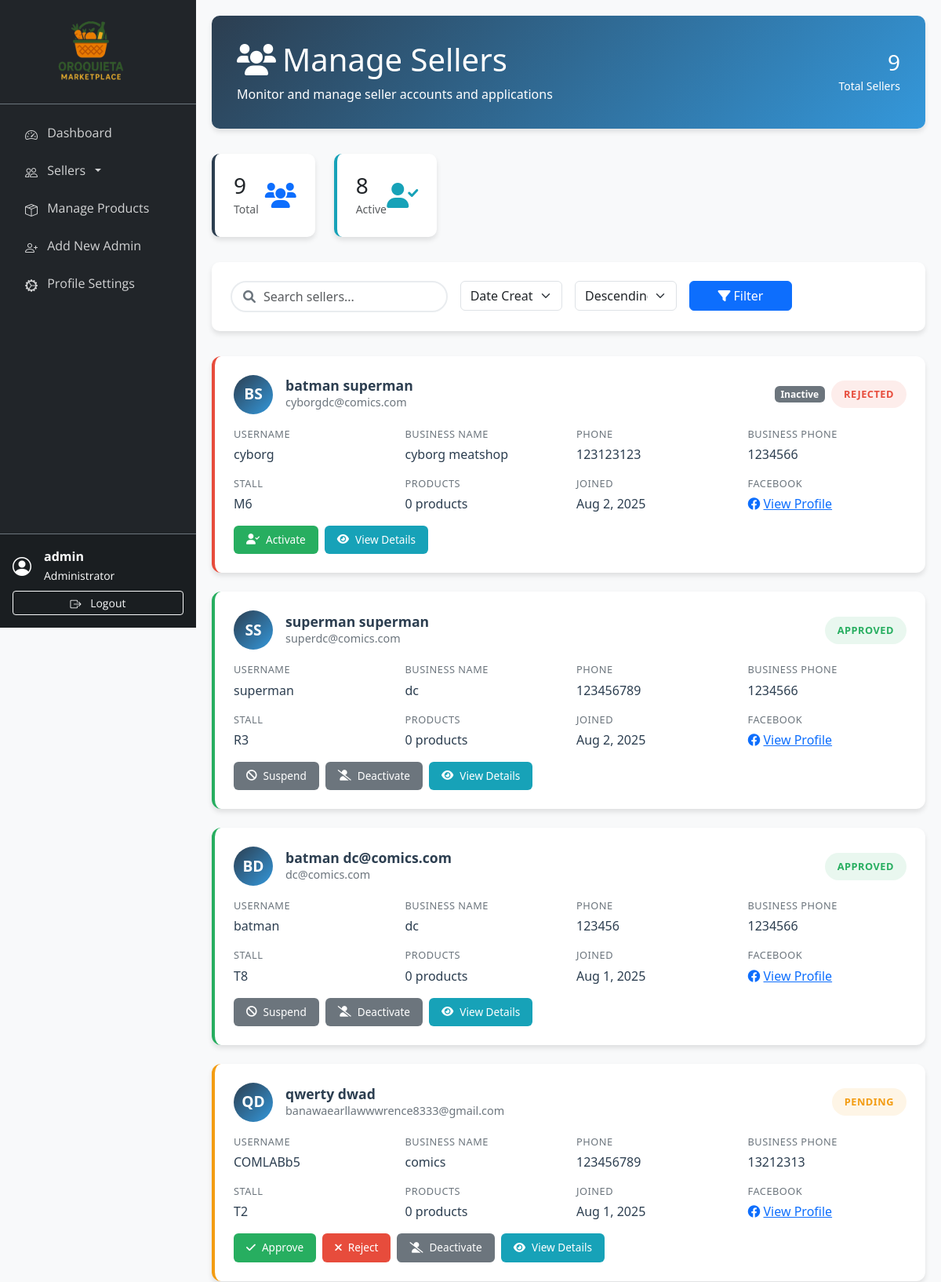
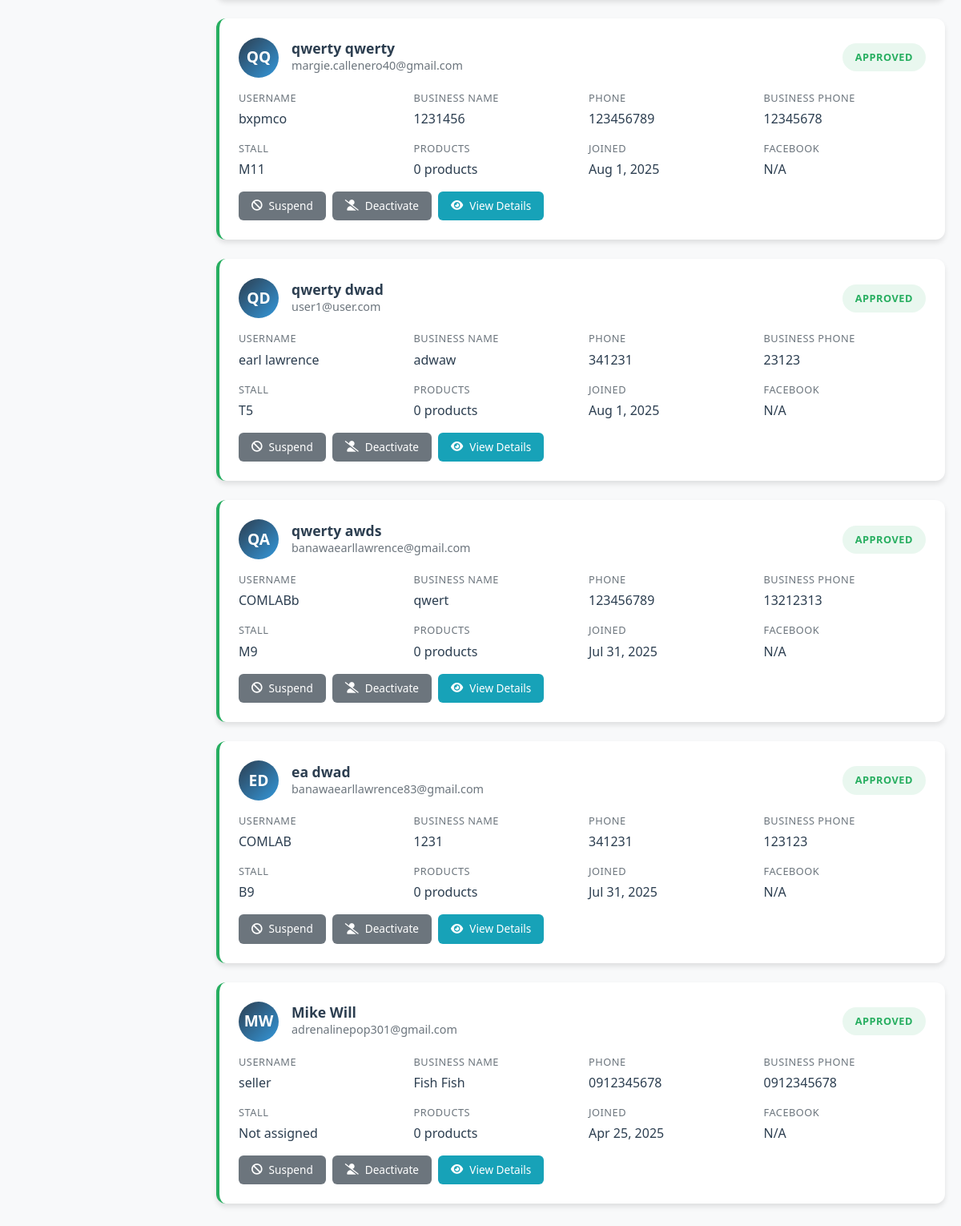
The page /admin/manage_sellers.php (signed in) on the database its author committed (2 pictures, top to bottom).
### tables this page shows
CREATE TABLE `sellers` (
  `id` int(11) NOT NULL,
  `username` varchar(50) NOT NULL,
  `email` varchar(100) NOT NULL,
  `password` varchar(255) NOT NULL,
  `first_name` varchar(50) DEFAULT NULL,
  `last_name` varchar(50) DEFAULT NULL,
  `phone` varchar(20) DEFAULT NULL,
  `address` text DEFAULT NULL,
  `profile_image` varchar(255) DEFAULT NULL,
  `facebook_url` varchar(255) DEFAULT NULL,
  `is_active` tinyint(1) DEFAULT 1,
  `status` enum('pending','approved','rejected','suspended') DEFAULT 'pending',
  `created_at` timestamp NOT NULL DEFAULT current_timestamp(),
  `updated_at` timestamp NOT NULL DEFAULT current_timestamp() ON UPDATE current_timestamp()
);

### admin/manage_sellers.php (the view, shortened to what this page needs)
<?php
require_once '../includes/db_connect.php';
$search_query = $_GET['search'] ?? '';
$sort_by = $_GET['sort'] ?? 'created_at';
$sort_order = $_GET['order'] ?? 'DESC';
$where_conditions = [];
$params = [];
$where_clause = !empty($where_conditions) ? 'WHERE ' . implode(' AND ', $where_conditions) : '';
$valid_sorts = ['created_at', 'username', 'status', 'first_name', 'last_name'];
$sort_by = in_array($sort_by, $valid_sorts) ? $sort_by : 'created_at';
$sort_order = in_array(strtoupper($sort_order), ['ASC', 'DESC']) ? strtoupper($sort_order) : 'DESC';
$query = "
    SELECT
        s.*,
        sa.business_name,
        sa.business_phone,
        sa.selected_stall,
        st.stall_number,
        (SELECT COUNT(*) FROM products p WHERE p.seller_id = s.id) as product_count
    FROM sellers s
    LEFT JOIN seller_applications sa ON s.id = sa.seller_id
    LEFT JOIN stalls st ON sa.selected_stall = st.stall_number
    {$where_clause}
    ORDER BY s.{$sort_by} {$sort_order}
";
$stmt = $pdo->prepare($query);
$stmt->execute($params);
$sellers = $stmt->fetchAll(PDO::FETCH_ASSOC);
$stats_query = "
    SELECT
        COUNT(*) as total,
        SUM(CASE WHEN is_active = 1 THEN 1 ELSE 0 END) as active
    FROM sellers
";
$stats_stmt = $pdo->query($stats_query);
$stats = $stats_stmt->fetch(PDO::FETCH_ASSOC);
?>
<!DOCTYPE html>
<html lang="en">
<head>
    <link href="https://cdn.jsdelivr.net/npm/bootstrap@5.3.0/dist/css/bootstrap.min.css" rel="stylesheet">
    <link href="https://cdnjs.cloudflare.com/ajax/libs/font-awesome/6.0.0/css/all.min.css" rel="stylesheet">
    <link href="https://cdn.jsdelivr.net/npm/bootstrap-icons@1.10.0/font/bootstrap-icons.css" rel="stylesheet">
</head>
<body>
    <?php include 'sidebar.php'; ?>
    <div class="main-content">
        <div class="page-header">
            <div class="d-flex justify-content-between align-items-center">
                <div>
                    <h1 class="mb-2"><i class="fas fa-users me-2"></i>Manage Sellers</h1>
                    <p class="mb-0">Monitor and manage seller accounts and applications</p>
                </div>
                <div class="text-end">
                    <h3 class="mb-0"><?php echo $stats['total']; ?></h3>
                    <small>Total Sellers</small>
                </div>
            </div>
        </div>
        <div class="row stats-row">
            <div class="col-md-2">
                <div class="stat-card">
                    <div class="d-flex justify-content-between align-items-center">
                        <div>
                            <h3 class="mb-0"><?php echo $stats['total']; ?></h3>
                            <small class="text-muted">Total</small>
                        </div>
                        <i class="fas fa-users fa-2x text-primary"></i>
                    </div>
                </div>
            </div>
            <div class="col-md-2">
                <div class="stat-card active">
                    <div class="d-flex justify-content-between align-items-center">
                        <div>
                            <h3 class="mb-0"><?php echo $stats['active']; ?></h3>
                            <small class="text-muted">Active</small>
                        </div>
                        <i class="fas fa-user-check fa-2x" style="color: var(--info-color);"></i>
                    </div>
                </div>
            </div>
        </div>
        <div class="filters-card">
            <form method="GET" class="row g-3">
                <div class="col-md-4">
                    <div class="search-box">
                        <i class="fas fa-search"></i>
                        <input type="text" class="form-control" name="search" placeholder="Search sellers..."
                            value="<?php echo htmlspecialchars($search_query); ?>">
                    </div>
                </div>
                <div class="col-md-2">
                    <select class="form-select" name="sort">
                        <option value="created_at" <?php echo $sort_by === 'created_at' ? 'selected' : ''; ?>>Date Created
                        </option>
                    </select>
                </div>
                <div class="col-md-2">
                    <select class="form-select" name="order">
                        <option value="DESC" <?php echo $sort_order === 'DESC' ? 'selected' : ''; ?>>Descending</option>
                    </select>
                </div>
                <div class="col-md-2">
                    <button type="submit" class="btn btn-primary w-100">
                        <i class="fas fa-filter me-1"></i>Filter
                    </button>
                </div>
            </form>
        </div>
        <div class="sellers-container">
            <?php if (empty($sellers)): ?>
                <div class="empty-state">
                    <i class="fas fa-users"></i>
                    <h3>No sellers found</h3>
                    <p>No sellers match your current filters.</p>
                </div>
            <?php else: ?>
                <?php foreach ($sellers as $seller): ?>
                    <div class="seller-card <?php echo $seller['status']; ?>">
                        <div class="seller-header">
                            <div class="d-flex align-items-center flex-grow-1">
                                <div class="seller-avatar">
                                    <?php
                                    $initials = strtoupper(substr($seller['first_name'] ?: $seller['username'], 0, 1) .
                                        substr($seller['last_name'] ?: '', 0, 1));
                                    echo $initials;
                                    ?>
                                </div>
                                <div class="seller-info">
                                    <h5 class="seller-name">
                                        <?php echo htmlspecialchars($seller['first_name'] . ' ' . $seller['last_name']) ?: htmlspecialchars($seller['username']); ?>
                                    </h5>
                                    <p class="seller-email"><?php echo htmlspecialchars($seller['email']); ?></p>
                                </div>
                            </div>
                            <div class="d-flex align-items-center gap-2">
                                <?php if (!$seller['is_active']): ?>
                                    <span class="badge bg-secondary">Inactive</span>
                                <?php endif; ?>
                                <span class="status-badge status-<?php echo $seller['status']; ?>">
                                    <?php echo ucfirst($seller['status']); ?>
                                </span>
                            </div>
                        </div>
                        <div class="seller-details">
                            <div class="detail-item">
                                <span class="detail-label">Username</span>
                                <span class="detail-value"><?php echo htmlspecialchars($seller['username']); ?></span>
                            </div>
                            <div class="detail-item">
                                <span class="detail-label">Business Name</span>
                                <span
                                    class="detail-value"><?php echo htmlspecialchars($seller['business_name'] ?: 'N/A'); ?></span>
                            </div>
                            <div class="detail-item">
                                <span class="detail-label">Phone</span>
                                <span class="detail-value"><?php echo htmlspecialchars($seller['phone'] ?: 'N/A'); ?></span>
                            </div>
                            <div class="detail-item">
                                <span class="detail-label">Business Phone</span>
                                <span
                                    class="detail-value"><?php echo htmlspecialchars($seller['business_phone'] ?: 'N/A'); ?></span>
                            </div>
                            <div class="detail-item">
                                <span class="detail-label">Stall</span>
                                <span
                                    class="detail-value"><?php echo htmlspecialchars($seller['selected_stall'] ?: 'Not assigned'); ?></span>
                            </div>
                            <div class="detail-item">
                                <span class="detail-label">Products</span>
                                <span class="detail-value"><?php echo $seller['product_count']; ?> products</span>
                            </div>
                            <div class="detail-item">
                                <span class="detail-label">Joined</span>
                                <span
                                    class="detail-value"><?php echo date('M j, Y', strtotime($seller['created_at'])); ?></span>
                            </div>
                            <div class="detail-item">
                                <span class="detail-label">Facebook</span>
                                <span class="detail-value">
                                    <?php if ($seller['facebook_url']): ?>
                                        <a href="<?php echo htmlspecialchars($seller['facebook_url']); ?>" target="_blank"
                                            class="text-primary">
                                            <i class="fab fa-facebook me-1"></i>View Profile
                                        </a>
                                    <?php else: ?>
                                        N/A
                                    <?php endif; ?>
                                </span>
                            </div>
                        </div>
                        <div class="action-buttons">
                            <?php if ($seller['status'] === 'pending'): ?>
                                <button type="button" class="btn-action btn-approve"
                                    onclick="showApproveModal(<?php echo $seller['id']; ?>)">
                                    <i class="fas fa-check"></i>Approve
                                </button>
                                <button type="button" class="btn-action btn-reject"
                                    onclick="showRejectModal(<?php echo $seller['id']; ?>)">
                                    <i class="fas fa-times"></i>Reject
                                </button>
                            <?php endif; ?>
                            <?php if ($seller['status'] === 'approved'): ?>
                                <button type="button" class="btn-action btn-suspend"
                                    onclick="showSuspendModal(<?php echo $seller['id']; ?>)">
                                    <i class="fas fa-ban"></i>Suspend
                                </button>
                            <?php endif; ?>
                            <?php if ($seller['is_active']): ?>
                                <button type="button" class="btn-action btn-suspend"
                                    onclick="showDeactivateModal(<?php echo $seller['id']; ?>)">
                                    <i class="fas fa-user-slash"></i>Deactivate
                                </button>
                            <?php else: ?>
                                <button type="button" class="btn-action btn-approve"
                                    onclick="showActivateModal(<?php echo $seller['id']; ?>)">
                                    <i class="fas fa-user-check"></i>Activate
                                </button>
                            <?php endif; ?>
                            <button type="button" class="btn-action btn-view"
                                onclick="viewSellerDetails(<?php echo $seller['id']; ?>)">
                                <i class="fas fa-eye"></i>View Details
                            </button>
                        </div>
                    </div>
                <?php endforeach; ?>
            <?php endif; ?>
        </div>
    </div>
</body>
</html>

### admin/manage_sellers.php (style rules this page uses)
:root { --primary-color: #2c3e50; --secondary-color: #3498db; --success-color: #27ae60; --warning-color: #f39c12; --danger-color: #e74c3c; --info-color: #17a2b8; --light-bg: #f8f9fa; --card-shadow: 0 4px 6px rgba(0, 0, 0, 0.1); }
body { background-color: var(--light-bg); font-family: 'Segoe UI', Tahoma, Geneva, Verdana, sans-serif; }
.main-content { margin-left: 250px; padding: 20px; transition: margin-left 0.3s ease; }
.page-header { background: linear-gradient(135deg, var(--primary-color), var(--secondary-color)); color: white; padding: 2rem; border-radius: 10px; margin-bottom: 2rem; box-shadow: var(--card-shadow); }
.stats-row { margin-bottom: 2rem; }
.stat-card { background: white; border-radius: 10px; padding: 1.5rem; box-shadow: var(--card-shadow); border-left: 4px solid var(--primary-color); transition: transform 0.2s ease, box-shadow 0.2s ease; }
.stat-card.active { border-left-color: var(--info-color); }
.filters-card { background: white; border-radius: 10px; padding: 1.5rem; margin-bottom: 2rem; box-shadow: var(--card-shadow); }
.seller-card { background: white; border-radius: 12px; padding: 1.5rem; margin-bottom: 1.5rem; box-shadow: var(--card-shadow); transition: transform 0.2s ease, box-shadow 0.2s ease; border-left: 4px solid #dee2e6; }
.seller-card.pending { border-left-color: var(--warning-color); }
.seller-card.approved { border-left-color: var(--success-color); }
.seller-card.rejected { border-left-color: var(--danger-color); }
.seller-header { display: flex; justify-content: space-between; align-items: center; margin-bottom: 1rem; flex-wrap: wrap; }
.seller-avatar { width: 50px; height: 50px; border-radius: 50%; background: linear-gradient(135deg, var(--primary-color), var(--secondary-color)); display: flex; align-items: center; justify-content: center; color: white; font-weight: bold; font-size: 1.2rem; }
.seller-info { flex: 1; margin-left: 1rem; }
.seller-name { font-size: 1.1rem; font-weight: 600; color: var(--primary-color); margin: 0; }
.seller-email { color: #6c757d; font-size: 0.9rem; margin: 0; }
.status-badge { padding: 0.5rem 1rem; border-radius: 20px; font-size: 0.8rem; font-weight: 600; text-transform: uppercase; letter-spacing: 0.5px; }
.status-pending { background-color: rgba(243, 156, 18, 0.1); color: var(--warning-color); }
.status-approved { background-color: rgba(39, 174, 96, 0.1); color: var(--success-color); }
.status-rejected { background-color: rgba(231, 76, 60, 0.1); color: var(--danger-color); }
.seller-details { display: grid; grid-template-columns: repeat(auto-fit, minmax(200px, 1fr)); gap: 1rem; margin: 1rem 0; }
.detail-item { display: flex; flex-direction: column; }
.detail-label { font-size: 0.8rem; color: #6c757d; text-transform: uppercase; letter-spacing: 0.5px; margin-bottom: 0.25rem; }
.detail-value { font-weight: 500; color: var(--primary-color); }
.action-buttons { display: flex; gap: 0.5rem; flex-wrap: wrap; margin-top: 1rem; }
.btn-action { padding: 0.5rem 1rem; border-radius: 6px; border: none; font-size: 0.85rem; font-weight: 500; cursor: pointer; transition: all 0.2s ease; display: inline-flex; align-items: center; gap: 0.5rem; text-decoration: none; }
.btn-approve { background-color: var(--success-color); color: white; }
.btn-reject { background-color: var(--danger-color); color: white; }
.btn-suspend { background-color: #6c757d; color: white; }
.btn-view { background-color: var(--info-color); color: white; }
.search-box { position: relative; }
.search-box .form-control { padding-left: 2.5rem; border-radius: 25px; border: 2px solid #e9ecef; transition: border-color 0.3s ease; }
.search-box i { position: absolute; left: 1rem; top: 50%; transform: translateY(-50%); color: #6c757d; }

### rows shown on the page
sellers: initials "BS", first_name+last_name "batman superman", email "cyborgdc@comics.com", is_active "Inactive", status "REJECTED", username "cyborg", business_name "cyborg meatshop", phone "123123123", business_phone "1234566", selected_stall "M6", product_count "0", created_at "Aug 2, 2025"
sellers: initials "SS", first_name+last_name "superman superman", email "superdc@comics.com", status "APPROVED", username "superman", business_name "dc", phone "123456789", business_phone "1234566", selected_stall "R3", product_count "0", created_at "Aug 2, 2025"
sellers: initials "BD", first_name+last_name "batman dc@comics.com", email "dc@comics.com", status "APPROVED", username "batman", business_name "dc", phone "123456", business_phone "1234566", selected_stall "T8", product_count "0", created_at "Aug 1, 2025"
sellers: initials "QD", first_name+last_name "qwerty dwad", email "banawaearllawwwrence8333@gmail.com", status "PENDING", username "COMLABb5", business_name "comics", phone "123456789", business_phone "13212313", selected_stall "T2", product_count "0", created_at "Aug 1, 2025"
sellers: initials "QQ", first_name+last_name "qwerty qwerty", email "margie.callenero40@gmail.com", status "APPROVED", username "bxpmco", business_name "1231456", phone "123456789", business_phone "12345678", selected_stall "M11", product_count "0", created_at "Aug 1, 2025", facebook_url "N/A"
sellers: initials "QD", first_name+last_name "qwerty dwad", email "user1@user.com", status "APPROVED", username "earl lawrence", business_name "adwaw", phone "341231", business_phone "23123", selected_stall "T5", product_count "0", created_at "Aug 1, 2025", facebook_url "N/A"
sellers: initials "QA", first_name+last_name "qwerty awds", email "banawaearllawrence@gmail.com", status "APPROVED", username "COMLABb", business_name "qwert", phone "123456789", business_phone "13212313", selected_stall "M9", product_count "0", created_at "Jul 31, 2025", facebook_url "N/A"
sellers: initials "ED", first_name+last_name "ea dwad", email "banawaearllawrence83@gmail.com", status "APPROVED", username "COMLAB", business_name "1231", phone "341231", business_phone "123123", selected_stall "B9", product_count "0", created_at "Jul 31, 2025", facebook_url "N/A"
sellers: initials "MW", first_name+last_name "Mike Will", email "adrenalinepop301@gmail.com", status "APPROVED", username "seller", business_name "Fish Fish", phone "0912345678", business_phone "0912345678", selected_stall "Not assigned", product_count "0", created_at "Apr 25, 2025", facebook_url "N/A"

### other values the page prints
$_SESSION['username'] "admin"
$stats['total'] "9"
$stats['active'] "8"
